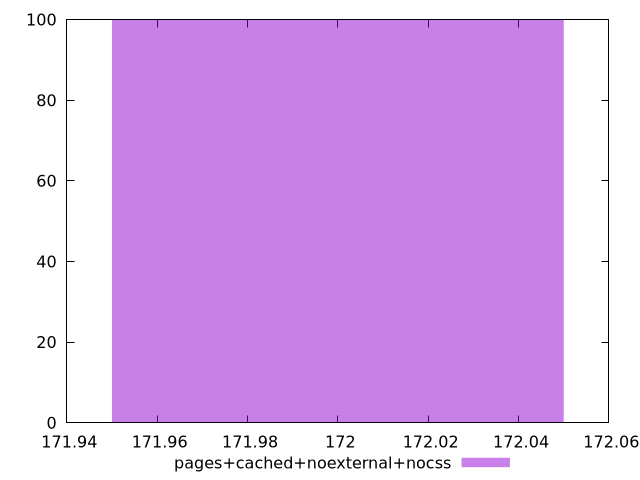

gnuplot code for this plot:
$_pagesCachedNoexternalNocss <<EOF
172 100
EOF
set key outside below
set terminal pngcairo
set output "report_00006_2020-11-02T20-21-41.718Z/dom-size/pages+cached+noexternal+nocss//raw_hist.png"
set yrange [0:100]
set boxwidth 0.1
set style fill transparent solid 0.5 noborder
plot $_pagesCachedNoexternalNocss title "pages+cached+noexternal+nocss" with boxes ,
